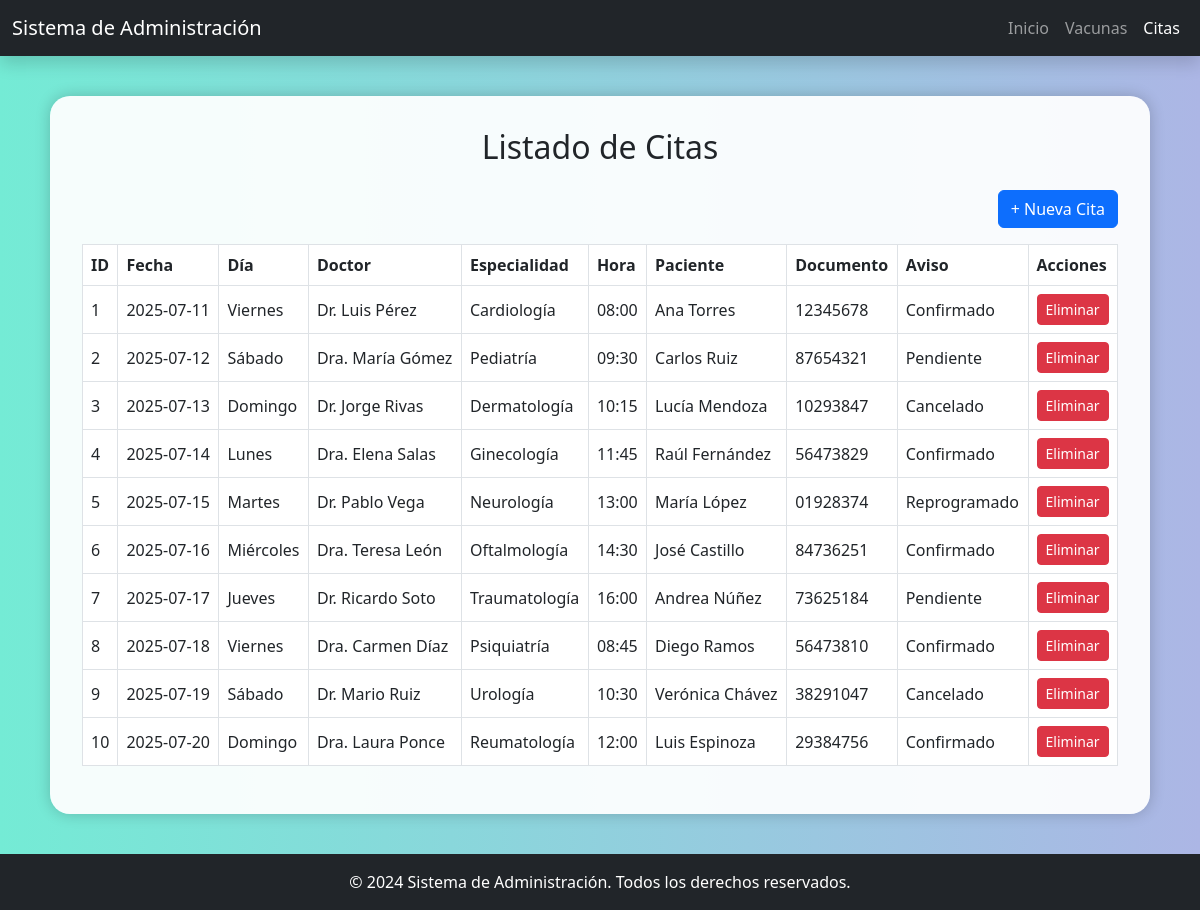
The app's page /Modulos/Doctor/Citas.php with its own data.
### tables this page shows
CREATE TABLE `cita` (
  `IdCita` int(11) NOT NULL,
  `Fecha` varchar(50) NOT NULL,
  `Dia` varchar(50) NOT NULL,
  `NombreDoctor` varchar(50) NOT NULL,
  `Especialidad` varchar(50) NOT NULL,
  `HoradeAtencion` varchar(50) NOT NULL,
  `Aviso` varchar(50) NOT NULL,
  `NombredelPaciente` varchar(50) NOT NULL,
  `NumDocumento` varchar(50) NOT NULL
);

### Modulos/Doctor/Citas.php (the view, shortened to what this page needs)
<?php
include('../../Conexion.php');
?>
<!DOCTYPE html>
<html lang="es">
<head>
    <link href="https://cdn.jsdelivr.net/npm/bootstrap@5.3.0/dist/css/bootstrap.min.css" rel="stylesheet">
</head>
<body>
<nav class="navbar navbar-expand-lg navbar-dark bg-dark shadow">
    <div class="container-fluid">
        <a class="navbar-brand" href="#">Sistema de Administración</a>
        <ul class="navbar-nav ms-auto">
            <li class="nav-item"><a class="nav-link" href="Principal.php">Inicio</a></li>
            <li class="nav-item"><a class="nav-link" href="vacunas.php">Vacunas</a></li>
            <li class="nav-item"><a class="nav-link active" href="citas.php">Citas</a></li>
        </ul>
    </div>
</nav>
<div class="table-container">
    <h2 class="text-center mb-4">Listado de Citas</h2>
    <div class="d-flex justify-content-end mb-3">
        <button class="btn btn-primary" data-bs-toggle="modal" data-bs-target="#modalCita">+ Nueva Cita</button>
    </div>
    <div class="table-responsive">
        <table class="table table-bordered table-hover align-middle">
            <thead>
                <tr>
                    <th>ID</th>
                    <th>Fecha</th>
                    <th>Día</th>
                    <th>Doctor</th>
                    <th>Especialidad</th>
                    <th>Hora</th>
                    <th>Paciente</th>
                    <th>Documento</th>
                    <th>Aviso</th>
                    <th>Acciones</th>
                </tr>
            </thead>
            <tbody>
                <?php
                $result = $link->query("SELECT * FROM cita ORDER BY Fecha, HoradeAtencion");
                if ($result && $result->num_rows > 0):
                    while ($row = $result->fetch_assoc()):
                ?>
                    <tr>
                        <td><?= $row['IdCita'] ?></td>
                        <td><?= $row['Fecha'] ?></td>
                        <td><?= $row['Dia'] ?></td>
                        <td><?= htmlspecialchars($row['NombreDoctor']) ?></td>
                        <td><?= htmlspecialchars($row['Especialidad']) ?></td>
                        <td><?= $row['HoradeAtencion'] ?></td>
                        <td><?= htmlspecialchars($row['NombredelPaciente']) ?></td>
                        <td><?= $row['NumDocumento'] ?></td>
                        <td><?= htmlspecialchars($row['Aviso']) ?></td>
                        <td>
                            <a href="citas.php?eliminar=<?= $row['IdCita'] ?>" onclick="return confirm('¿Eliminar esta cita?')" class="btn btn-sm btn-danger">Eliminar</a>
                        </td>
                    </tr>
                <?php endwhile; else: ?>
                    <tr><td colspan="10" class="text-center">No hay citas registradas.</td></tr>
                <?php endif; ?>
            </tbody>
        </table>
    </div>
</div>
<footer class="bg-dark text-white text-center py-3 mt-4">
    &copy; 2024 Sistema de Administración. Todos los derechos reservados.
</footer>
</body>
</html>

### Modulos/Doctor/Citas.php (style rules this page uses)
body { background: linear-gradient(to right, #74ebd5, #acb6e5); min-height: 100vh; }
.table-container { max-width: 1100px; background-color: #ffffffee; padding: 2rem; border-radius: 20px; box-shadow: 0 0 15px rgba(0, 0, 0, 0.2); margin: 40px auto; }
.table thead { background-color: #343a40; color: white; }

### records on screen
cita: IdCita "1", Fecha "2025-07-11", Dia "Viernes", NombreDoctor "Dr. Luis Pérez", Especialidad "Cardiología", HoradeAtencion "08:00", NombredelPaciente "Ana Torres", NumDocumento "12345678", Aviso "Confirmado"
cita: IdCita "2", Fecha "2025-07-12", Dia "Sábado", NombreDoctor "Dra. María Gómez", Especialidad "Pediatría", HoradeAtencion "09:30", NombredelPaciente "Carlos Ruiz", NumDocumento "87654321", Aviso "Pendiente"
cita: IdCita "3", Fecha "2025-07-13", Dia "Domingo", NombreDoctor "Dr. Jorge Rivas", Especialidad "Dermatología", HoradeAtencion "10:15", NombredelPaciente "Lucía Mendoza", NumDocumento "10293847", Aviso "Cancelado"
cita: IdCita "4", Fecha "2025-07-14", Dia "Lunes", NombreDoctor "Dra. Elena Salas", Especialidad "Ginecología", HoradeAtencion "11:45", NombredelPaciente "Raúl Fernández", NumDocumento "56473829", Aviso "Confirmado"
cita: IdCita "5", Fecha "2025-07-15", Dia "Martes", NombreDoctor "Dr. Pablo Vega", Especialidad "Neurología", HoradeAtencion "13:00", NombredelPaciente "María López", NumDocumento "01928374", Aviso "Reprogramado"
cita: IdCita "6", Fecha "2025-07-16", Dia "Miércoles", NombreDoctor "Dra. Teresa León", Especialidad "Oftalmología", HoradeAtencion "14:30", NombredelPaciente "José Castillo", NumDocumento "84736251", Aviso "Confirmado"
cita: IdCita "7", Fecha "2025-07-17", Dia "Jueves", NombreDoctor "Dr. Ricardo Soto", Especialidad "Traumatología", HoradeAtencion "16:00", NombredelPaciente "Andrea Núñez", NumDocumento "73625184", Aviso "Pendiente"
cita: IdCita "8", Fecha "2025-07-18", Dia "Viernes", NombreDoctor "Dra. Carmen Díaz", Especialidad "Psiquiatría", HoradeAtencion "08:45", NombredelPaciente "Diego Ramos", NumDocumento "56473810", Aviso "Confirmado"
cita: IdCita "9", Fecha "2025-07-19", Dia "Sábado", NombreDoctor "Dr. Mario Ruiz", Especialidad "Urología", HoradeAtencion "10:30", NombredelPaciente "Verónica Chávez", NumDocumento "38291047", Aviso "Cancelado"
cita: IdCita "10", Fecha "2025-07-20", Dia "Domingo", NombreDoctor "Dra. Laura Ponce", Especialidad "Reumatología", HoradeAtencion "12:00", NombredelPaciente "Luis Espinoza", NumDocumento "29384756", Aviso "Confirmado"
